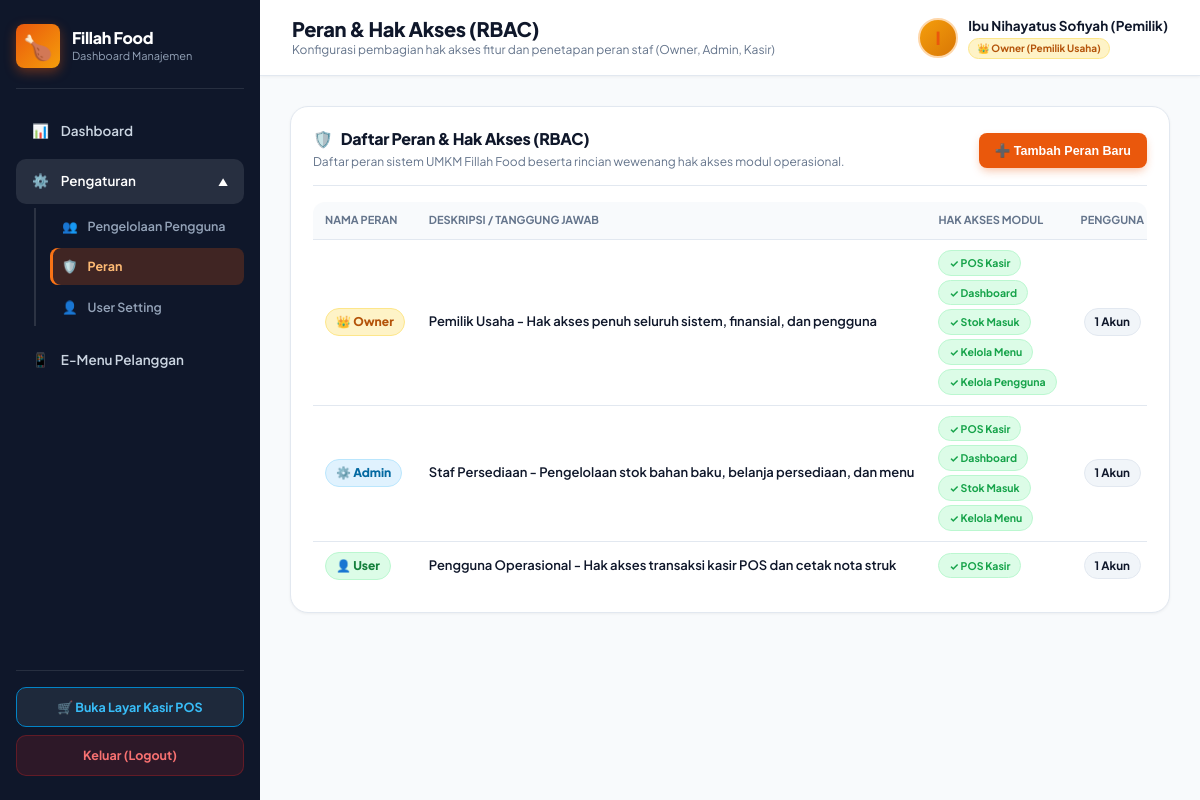
The app's page /admin.php?tab=peran (signed in) with its own data.
### tables this page shows
CREATE TABLE IF NOT EXISTS roles (
    id INT AUTO_INCREMENT PRIMARY KEY,
    nama_peran VARCHAR(50) NOT NULL UNIQUE,
    deskripsi VARCHAR(255) NOT NULL,
    akses_pos TINYINT(1) NOT NULL DEFAULT 1,
    akses_dashboard TINYINT(1) NOT NULL DEFAULT 0,
    akses_stok TINYINT(1) NOT NULL DEFAULT 0,
    akses_menu TINYINT(1) NOT NULL DEFAULT 0,
    akses_pengguna TINYINT(1) NOT NULL DEFAULT 0,
    dibuat_pada DATETIME DEFAULT CURRENT_TIMESTAMP
);

### auth_check.php (called while the page is built, shortened)
<?php
function is_owner() {
    return isset($_SESSION['role']) && $_SESSION['role'] === 'Owner';
}
?>

### admin.php (the view, shortened to what this page needs)
<?php
require_once 'auth_check.php';
require_once 'config.php';
$tab_aktif = isset($_GET['tab']) ? trim($_GET['tab']) : 'dashboard';
$users_list = [];
$roles_list = [];
$role_user_counts = [];
if (is_owner()) {
    $res_users = $conn->query("SELECT id, username, nama_lengkap, email, role, foto FROM users ORDER BY FIELD(role, 'Owner', 'Admin', 'User'), id ASC");
    if ($res_users) {
        while ($u = $res_users->fetch_assoc()) {
            $users_list[] = $u;
        }
    }
    $res_roles = $conn->query("SELECT * FROM roles ORDER BY id ASC");
    if ($res_roles) {
        while ($r = $res_roles->fetch_assoc()) {
            $roles_list[] = $r;
            $role_user_counts[$r['nama_peran']] = 0;
        }
    }
    foreach ($users_list as $u) {
        $r_name = ($u['role'] === 'Kasir') ? 'User' : $u['role'];
        if (isset($role_user_counts[$r_name])) {
            $role_user_counts[$r_name]++;
        } else {
            $role_user_counts[$r_name] = 1;
        }
    }
}
?>
<!DOCTYPE html>
<html lang="id">
<head>
    <link rel="stylesheet" href="style.css">
</head>
<body>
    <aside class="sidebar">
        <div>
            <div class="brand-section">
                <div class="brand-brand-wrap">
                    <div class="brand-icon">🍗</div>
                    <div class="brand-details">
                        <h2>Fillah Food</h2>
                        <p>Dashboard Manajemen</p>
                    </div>
                </div>
            </div>
            <nav class="nav-menu">
                <a href="admin.php?tab=dashboard" data-tab="dashboard" class="nav-item <?php echo ($tab_aktif === 'dashboard') ? 'active' : ''; ?>" onclick="pindahTab('dashboard', event)">
                    <span>📊</span> Dashboard
                </a>
                <?php if (is_owner()): ?>
                <div class="nav-group <?php echo in_array($tab_aktif, ['pengguna', 'peran', 'user-setting']) ? 'open' : ''; ?>" id="nav-group-pengaturan">
                    <div class="nav-item nav-parent <?php echo in_array($tab_aktif, ['pengguna', 'peran', 'user-setting']) ? 'active' : ''; ?>" onclick="toggleSubmenu('nav-group-pengaturan')">
                        <div class="nav-parent-title">
                            <span>⚙️</span> Pengaturan
                        </div>
                        <span class="nav-arrow">▼</span>
                    </div>
                    <div class="nav-submenu">
                        <a href="admin.php?tab=pengguna" data-tab="pengguna" class="nav-subitem <?php echo ($tab_aktif === 'pengguna') ? 'active' : ''; ?>" onclick="pindahTab('pengguna', event)">
                            <span>👥</span> Pengelolaan Pengguna
                        </a>
                        <a href="admin.php?tab=peran" data-tab="peran" class="nav-subitem <?php echo ($tab_aktif === 'peran') ? 'active' : ''; ?>" onclick="pindahTab('peran', event)">
                            <span>🛡️</span> Peran
                        </a>
                        <a href="admin.php?tab=user-setting" data-tab="user-setting" class="nav-subitem <?php echo ($tab_aktif === 'user-setting') ? 'active' : ''; ?>" onclick="pindahTab('user-setting', event)">
                            <span>👤</span> User Setting
                        </a>
                    </div>
                </div>
                <?php endif; ?>
                <a href="menu.php" target="_blank" class="nav-item">
                    <span>📱</span> E-Menu Pelanggan
                </a>
            </nav>
        </div>
        <div class="sidebar-footer">
            <a href="kasir.php" class="btn-switch-mode">
                🛒 Buka Layar Kasir POS
            </a>
            <a href="logout.php" class="btn-logout">
                Keluar (Logout)
            </a>
        </div>
    </aside>
    <div class="main-content">
        <header class="topbar">
            <div class="topbar-left">
                <div class="topbar-title">
                    <h1 id="topbar-page-title">
                        <?php
                            if ($tab_aktif === 'pengguna') echo 'Pengelolaan Pengguna';
                            elseif ($tab_aktif === 'peran') echo 'Peran & Hak Akses (RBAC)';
                            elseif ($tab_aktif === 'user-setting') echo 'User Setting & Profil Akun';
                            else echo 'Dashboard Manajemen & Persediaan';
                        ?>
                    </h1>
                    <p id="topbar-page-subtitle">
                        <?php
                            if ($tab_aktif === 'pengguna') echo 'Daftar akun staf terdaftar, pendaftaran staf baru, dan kontrol akun';
                            elseif ($tab_aktif === 'peran') echo 'Konfigurasi pembagian hak akses fitur dan penetapan peran staf (Owner, Admin, Kasir)';
                            elseif ($tab_aktif === 'user-setting') echo 'Pengaturan kredensial akun staf dan profil pribadi';
                            else echo 'Sistem Informasi Terintegrasi UMKM Fillah Food - Capstone Project STSI4440 UT';
                        ?>
                    </p>
                </div>
            </div>
            <div class="admin-profile">
                <div class="avatar" style="<?php echo (is_owner()) ? 'background: linear-gradient(135deg, #f59e0b, #d97706);' : 'background: linear-gradient(135deg, #0284c7, #0369a1);'; ?> overflow: hidden; padding: 0;">
                    <?php if (!empty($_SESSION['foto']) && file_exists(__DIR__ . '/' . $_SESSION['foto'])): ?>
                        <img src="<?php echo htmlspecialchars($_SESSION['foto']); ?>" alt="Avatar" style="width: 100%; height: 100%; object-fit: cover;">
                    <?php else: ?>
                        <?php
                            $nama_disp = !empty($_SESSION['nama_lengkap']) ? $_SESSION['nama_lengkap'] : $_SESSION['username'];
                            echo strtoupper(substr($nama_disp, 0, 1));
                        ?>
                    <?php endif; ?>
                </div>
                <div class="admin-profile-name">
                    <div style="font-size: 13.5px; font-weight: 700;">
                        <?php echo htmlspecialchars($nama_disp); ?>
                    </div>
                    <div style="font-size: 11px; margin-top: 2px;">
                        <?php if (is_owner()): ?>
                            <span class="badge badge-role-owner" style="font-size: 10px; padding: 2px 8px;">👑 Owner (Pemilik Usaha)</span>
                        <?php else: ?>
                            <span class="badge badge-role-admin" style="font-size: 10px; padding: 2px 8px;">⚙️ Admin (Staf Persediaan)</span>
                        <?php endif; ?>
                    </div>
                </div>
            </div>
        </header>
        <div class="content-body">
        <?php if (is_owner()): ?>
        <div id="view-peran" class="tab-view" style="<?php echo ($tab_aktif === 'peran') ? '' : 'display: none;'; ?>">
            <div class="panel-card" style="margin-bottom: 22px;">
                <div class="panel-header" style="border-bottom: 1.5px solid var(--border); padding-bottom: 14px; margin-bottom: 16px; display: flex; justify-content: space-between; align-items: center; flex-wrap: wrap; gap: 12px;">
                    <div>
                        <h2><span>🛡️</span> Daftar Peran & Hak Akses (RBAC)</h2>
                        <p style="font-size: 12px; color: var(--text-muted); margin-top: 4px;">
                            Daftar peran sistem UMKM Fillah Food beserta rincian wewenang hak akses modul operasional.
                        </p>
                    </div>
                    <button type="button" class="btn-primary-sm" onclick="bukaModalPeranBaru()" style="padding: 10px 16px; font-size: 12.5px; font-weight: 700;">
                        ➕ Tambah Peran Baru
                    </button>
                </div>
                <div class="table-responsive">
                    <table>
                        <thead>
                            <tr>
                                <th style="width: 140px;">Nama Peran</th>
                                <th>Deskripsi / Tanggung Jawab</th>
                                <th>Hak Akses Modul</th>
                                <th style="text-align: center; width: 110px;">Pengguna</th>
                            </tr>
                        </thead>
                        <tbody>
                            <?php foreach ($roles_list as $r):
                                $r_count = $role_user_counts[$r['nama_peran']] ?? 0;
                            ?>
                                <tr>
                                    <td>
                                        <?php if ($r['nama_peran'] === 'Owner'): ?>
                                            <span class="badge badge-role-owner" style="font-size: 12px; font-weight: 800;">👑 Owner</span>
                                        <?php elseif ($r['nama_peran'] === 'Admin'): ?>
                                            <span class="badge badge-role-admin" style="font-size: 12px; font-weight: 800;">⚙️ Admin</span>
                                        <?php elseif ($r['nama_peran'] === 'User'): ?>
                                            <span class="badge badge-role-user" style="font-size: 12px; font-weight: 800;">👤 User</span>
                                        <?php else: ?>
                                            <span class="badge badge-role-custom" style="font-size: 12px; font-weight: 800;">🛡️ <?php echo htmlspecialchars($r['nama_peran']); ?></span>
                                        <?php endif; ?>
                                    </td>
                                    <td>
                                        <div style="font-size: 13px; font-weight: 600; color: var(--text-dark);">
                                            <?php echo htmlspecialchars($r['deskripsi']); ?>
                                        </div>
                                    </td>
                                    <td>
                                        <div style="display: flex; flex-wrap: wrap; gap: 4px;">
                                            <?php if ($r['akses_pos']): ?>
                                                <span class="badge badge-safe" style="font-size: 10.5px;">✓ POS Kasir</span>
                                            <?php endif; ?>
                                            <?php if ($r['akses_dashboard']): ?>
                                                <span class="badge badge-safe" style="font-size: 10.5px;">✓ Dashboard</span>
                                            <?php endif; ?>
                                            <?php if ($r['akses_stok']): ?>
                                                <span class="badge badge-safe" style="font-size: 10.5px;">✓ Stok Masuk</span>
                                            <?php endif; ?>
                                            <?php if ($r['akses_menu']): ?>
                                                <span class="badge badge-safe" style="font-size: 10.5px;">✓ Kelola Menu</span>
                                            <?php endif; ?>
                                            <?php if ($r['akses_pengguna']): ?>
                                                <span class="badge badge-safe" style="font-size: 10.5px;">✓ Kelola Pengguna</span>
                                            <?php endif; ?>
                                        </div>
                                    </td>
                                    <td style="text-align: center;">
                                        <span class="badge" style="background: #f1f5f9; color: var(--text-dark); font-weight: 700; border: 1px solid var(--border);">
                                            <?php echo $r_count; ?> Akun
                                        </span>
                                    </td>
                                </tr>
                            <?php endforeach; ?>
                        </tbody>
                    </table>
                </div>
            </div>
        </div>
        <?php endif; ?>
        </div>
    </div>
</body>
</html>

### style.css (style rules this page uses)
:root { --primary: #ea580c; --primary-hover: #c2410c; --primary-light: #fff7ed; --secondary: #f59e0b; --success: #16a34a; --success-hover: #15803d; --success-light: #dcfce7; --warning: #d97706; --warning-light: #fef3c7; --danger: #dc2626; --danger-light: #fee2e2; --bg-canvas: #f8fafc; --bg-card: #ffffff; --sidebar-bg: #0f172a; --sidebar-hover: #1e293b; --text-dark: #0f172a; --text-muted: #64748b; --border: #e2e8f0; --radius-sm: 8px; --radius-md: 12px; --radius-lg: 18px; --radius-xl: 24px; --shadow-sm: 0 1px 3px rgba(0, 0, 0, 0.05); --shadow-md: 0 4px 12px -2px rgba(15, 23, 42, 0.08); --shadow-lg: 0 10px 25px -5px rgba(234, 88, 12, 0.15), 0 0 1px 1px rgba(0, 0, 0, 0.05); --shadow-primary: 0 4px 14px -2px rgba(234, 88, 12, 0.4); --safe-top: env(safe-area-inset-top, 0px); --safe-bottom: env(safe-area-inset-bottom, 0px); --safe-left: env(safe-area-inset-left, 0px); --safe-right: env(safe-area-inset-right, 0px); }
*, *::before, *::after { margin: 0; padding: 0; box-sizing: border-box; -webkit-tap-highlight-color: transparent; }
html { font-size: 16px; scroll-behavior: smooth; -webkit-text-size-adjust: 100%; }
body { background-color: var(--bg-canvas); color: var(--text-dark); font-family: 'Plus Jakarta Sans', system-ui, -apple-system, BlinkMacSystemFont, 'Segoe UI', Roboto, sans-serif; line-height: 1.5; min-height: 100vh; min-height: 100dvh; overflow-x: hidden; }
h1, h2, h3, h4, h5, h6 { color: var(--text-dark); font-weight: 800; letter-spacing: -0.02em; line-height: 1.25; }
.badge { display: inline-flex; align-items: center; gap: 4px; padding: 4px 10px; border-radius: 20px; font-size: 0.725rem; font-weight: 700; white-space: nowrap; }
.table-responsive { width: 100%; overflow-x: auto; -webkit-overflow-scrolling: touch; border-radius: var(--radius-md); }
.table-responsive table { width: 100%; min-width: 580px; border-collapse: collapse; }

### records on screen
roles: shows "👑 Owner", deskripsi "Pemilik Usaha - Hak akses penuh seluruh sistem, finansial, dan pengguna", akses_pos "✓ POS Kasir", akses_dashboard "✓ Dashboard", akses_stok "✓ Stok Masuk", akses_menu "✓ Kelola Menu", akses_pengguna "✓ Kelola Pengguna", nama_peran "1"
roles: shows "⚙️ Admin", deskripsi "Staf Persediaan - Pengelolaan stok bahan baku, belanja persediaan, dan menu", akses_pos "✓ POS Kasir", akses_dashboard "✓ Dashboard", akses_stok "✓ Stok Masuk", akses_menu "✓ Kelola Menu", nama_peran "1"
roles: shows "👤 User", deskripsi "Pengguna Operasional - Hak akses transaksi kasir POS dan cetak nota struk", akses_pos "✓ POS Kasir", nama_peran "1"

### other values on screen
substr($nama_disp, 0, 1) "I"
$nama_disp "Ibu Nihayatus Sofiyah (Pemilik)"
